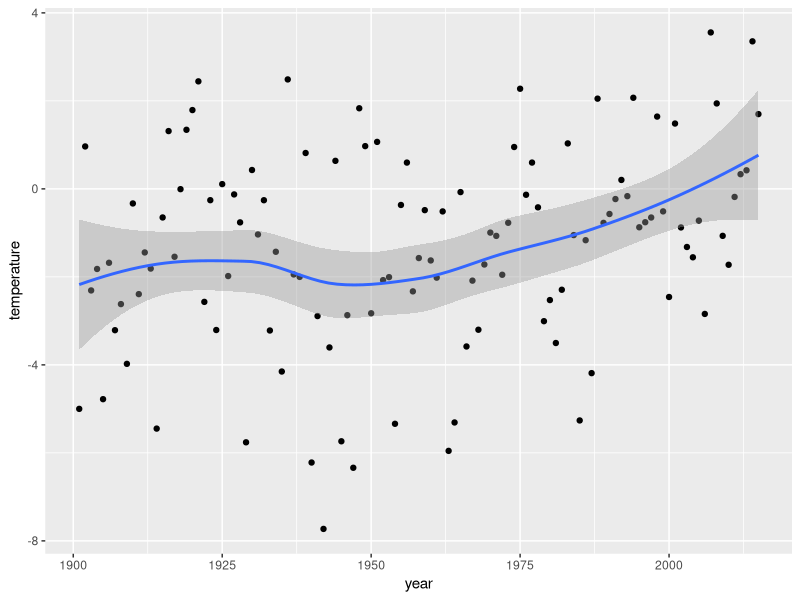

Write R code to recreate this figure.
## ---- chunk 1
# load data
data <- read.csv("./data/temperature.csv", sep=";")
head(data)
## ---- chunk 2
# libraries
library(dplyr)
library(ggplot2)

# filter data
january_data <- data %>% filter(country == "Slovenia" & month == 1)

ggplot(data=january_data, aes(x=year, y=temperature)) +
  geom_point() +
  geom_smooth()
